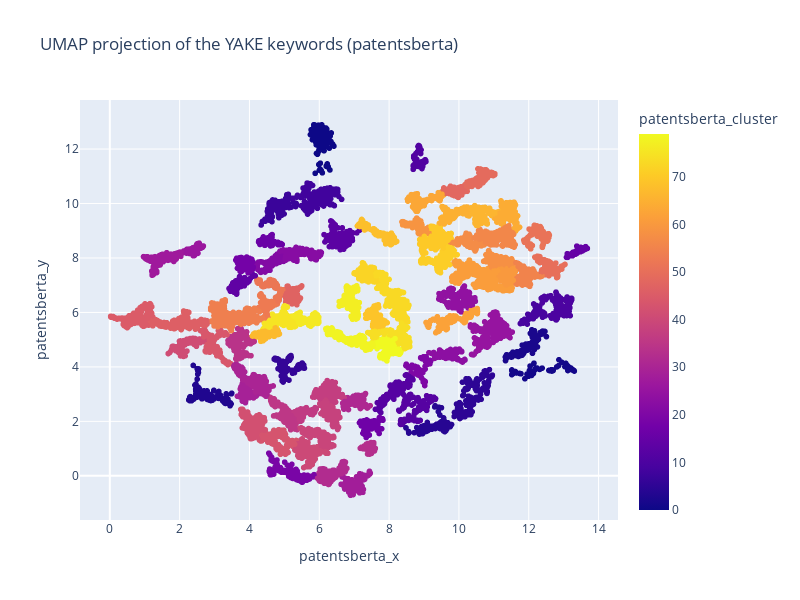

The code cell stored with this chart in its notebook:
### Code cell
# Plot the UMAP embeddings in three figures, color coded by cluster
# fig_climatebert = px.scatter(df_filtered_climatebert, x='climatebert_x', y='climatebert_y', color='climatebert_cluster', hover_data=['keyword_yake'], title='UMAP projection of the YAKE keywords (climatebert)')
# fig_bertforpatents = px.scatter(df_filtered_bertforpatents, x='bertforpatents_x', y='bertforpatents_y', color='bertforpatents_cluster', hover_data=['keyword_yake'], title='UMAP projection of the YAKE keywords (bertforpatents)')
fig_patentsberta = px.scatter(
    df_filtered_patentsberta, 
    x='patentsberta_x', 
    y='patentsberta_y', 
    color='patentsberta_cluster', 
    hover_data=['keyword_yake'], 
    title='UMAP projection of the YAKE keywords (patentsberta)',
    height=600,  # Adjust as needed
    width=800    # Adjust as needed
)
# Display the figures
# fig_climatebert.show()
# fig_bertforpatents.show()
fig_patentsberta.show()

### Figure 1 — Plotly figure (JSON) as saved in the notebook; plotly's stock layout.template omitted (floating-point values rounded to 4 significant figures; data arrays with more than 128 entries replaced by an {"elided": "..."} marker saying what was removed)
{"data": [{"customdata": {"elided": "16367x1 str values"}, "hovertemplate": "patentsberta_x=%{x}<br>patentsberta_y=%{y}<br>keyword_yake=%{customdata[0]}<br>patentsberta_cluster=%{marker.color}<extra></extra>", "legendgroup": "", "marker": {"color": {"elided": "16367 int values"}, "coloraxis": "coloraxis", "symbol": "circle"}, "mode": "markers", "name": "", "showlegend": false, "type": "scattergl", "x": {"elided": "16367 float values"}, "xaxis": "x", "y": {"elided": "16367 float values"}, "yaxis": "y"}], "layout": {"coloraxis": {"colorbar": {"title": {"text": "patentsberta_cluster"}}, "colorscale": [[0, "#0d0887"], [0.1111, "#46039f"], [0.2222, "#7201a8"], [0.3333, "#9c179e"], [0.4444, "#bd3786"], [0.5556, "#d8576b"], [0.6667, "#ed7953"], [0.7778, "#fb9f3a"], [0.8889, "#fdca26"], [1, "#f0f921"]]}, "height": 600, "legend": {"tracegroupgap": 0}, "title": {"text": "UMAP projection of the YAKE keywords (patentsberta)"}, "width": 800, "xaxis": {"anchor": "y", "domain": [0, 1], "title": {"text": "patentsberta_x"}}, "yaxis": {"anchor": "x", "domain": [0, 1], "title": {"text": "patentsberta_y"}}}}
